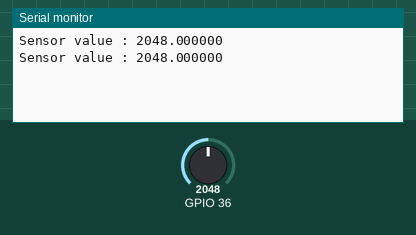
This sketch was run on a simulated ESP32. On the bench: the last lines printed to the serial monitor. The test bench sets the inputs (shaded band); at power-on: GPIO 36 = 2048.

Above: at 2.8 s.
2.9 s: GPIO 36 set to 2866
At 4.5 s:
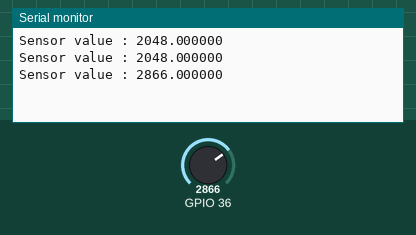
5.6 s: GPIO 36 set to 3603
At 7.3 s:
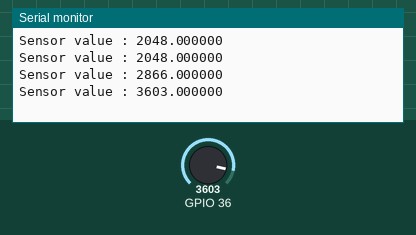
Timing chart, 0 to 8.8 s (numbered marks = the images above; inputs shaded):
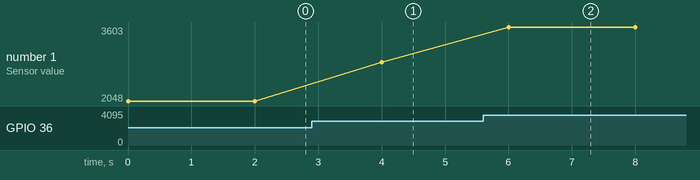

Measured:
- after the input at 2.9 s, the serial monitor: prints a new line after 1.1 s (image 1)
- after the input at 5.6 s, the serial monitor: prints a new line after 0.40 s (image 2)
- plotted number 1: 2048 → 2866 after the input at 2.9 s, 2866 → 3603 after the input at 5.6 s

The sketch:

adc.ino
```cpp
void setup() {
  // put your setup code here, to run once:
  pinMode(A0, INPUT);
  Serial.begin(115200);
}

void loop() {
  // put your main code here, to run repeatedly:
  float value = analogRead(A0);
  Serial.printf("Sensor value : %f\n", value);
  delay(2000);
}
```
